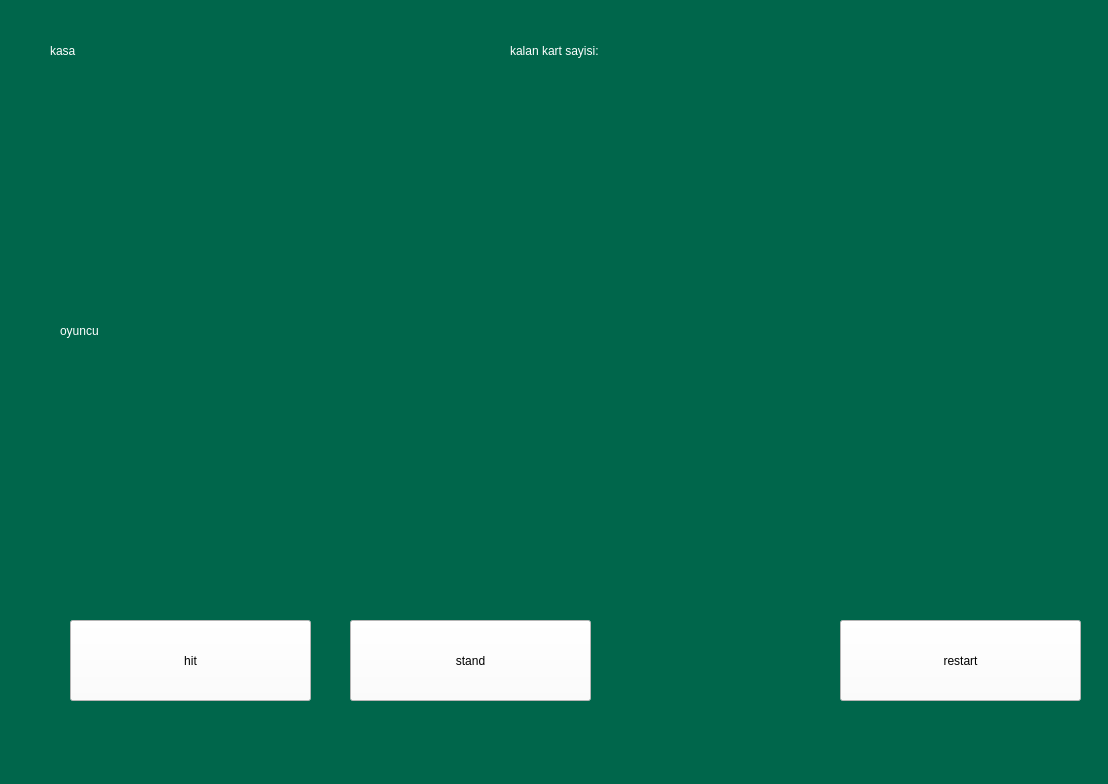
<?xml version="1.0" encoding="UTF-8"?>
<ui version="4.0">
 <class>MainWindow</class>
 <widget class="QMainWindow" name="MainWindow">
  <property name="geometry">
   <rect>
    <x>0</x>
    <y>0</y>
    <width>1108</width>
    <height>784</height>
   </rect>
  </property>
  <property name="windowTitle">
   <string>42DividedBy2</string>
  </property>
  <property name="styleSheet">
   <string notr="true">background-color: rgb(0, 102, 75);</string>
  </property>
  <widget class="QWidget" name="centralwidget">
   <widget class="QLabel" name="kasatxt">
    <property name="geometry">
     <rect>
      <x>50</x>
      <y>20</y>
      <width>181</width>
      <height>61</height>
     </rect>
    </property>
    <property name="styleSheet">
     <string notr="true">font: 20pt &quot;Lemon/Milk&quot;;
color: rgb(255, 255, 255);</string>
    </property>
    <property name="text">
     <string>kasa</string>
    </property>
   </widget>
   <widget class="QLabel" name="pcCard1">
    <property name="geometry">
     <rect>
      <x>50</x>
      <y>100</y>
      <width>127</width>
      <height>178</height>
     </rect>
    </property>
    <property name="text">
     <string/>
    </property>
    <property name="pixmap">
     <pixmap>deck-images/arka.jpg</pixmap>
    </property>
    <property name="scaledContents">
     <bool>true</bool>
    </property>
   </widget>
   <widget class="QLabel" name="pcCard2">
    <property name="geometry">
     <rect>
      <x>200</x>
      <y>100</y>
      <width>127</width>
      <height>178</height>
     </rect>
    </property>
    <property name="text">
     <string/>
    </property>
    <property name="pixmap">
     <pixmap>deck-images/arka.jpg</pixmap>
    </property>
    <property name="scaledContents">
     <bool>true</bool>
    </property>
   </widget>
   <widget class="QLabel" name="pcCard3">
    <property name="geometry">
     <rect>
      <x>350</x>
      <y>100</y>
      <width>127</width>
      <height>178</height>
     </rect>
    </property>
    <property name="text">
     <string/>
    </property>
    <property name="scaledContents">
     <bool>true</bool>
    </property>
   </widget>
   <widget class="QLabel" name="pcCard4">
    <property name="geometry">
     <rect>
      <x>500</x>
      <y>100</y>
      <width>127</width>
      <height>178</height>
     </rect>
    </property>
    <property name="text">
     <string/>
    </property>
    <property name="scaledContents">
     <bool>true</bool>
    </property>
   </widget>
   <widget class="QLabel" name="pcCard5">
    <property name="geometry">
     <rect>
      <x>650</x>
      <y>100</y>
      <width>127</width>
      <height>178</height>
     </rect>
    </property>
    <property name="text">
     <string/>
    </property>
    <property name="scaledContents">
     <bool>true</bool>
    </property>
   </widget>
   <widget class="QLabel" name="pcCard6">
    <property name="geometry">
     <rect>
      <x>800</x>
      <y>100</y>
      <width>127</width>
      <height>178</height>
     </rect>
    </property>
    <property name="text">
     <string/>
    </property>
    <property name="scaledContents">
     <bool>true</bool>
    </property>
   </widget>
   <widget class="QLabel" name="pcCard7">
    <property name="geometry">
     <rect>
      <x>950</x>
      <y>100</y>
      <width>127</width>
      <height>178</height>
     </rect>
    </property>
    <property name="text">
     <string/>
    </property>
    <property name="scaledContents">
     <bool>true</bool>
    </property>
   </widget>
   <widget class="QLabel" name="playertxt">
    <property name="geometry">
     <rect>
      <x>60</x>
      <y>300</y>
      <width>511</width>
      <height>61</height>
     </rect>
    </property>
    <property name="styleSheet">
     <string notr="true">font: 20pt &quot;Lemon/Milk&quot;;
color: rgb(255, 255, 255);</string>
    </property>
    <property name="text">
     <string>oyuncu</string>
    </property>
   </widget>
   <widget class="QLabel" name="playerCard6">
    <property name="geometry">
     <rect>
      <x>810</x>
      <y>380</y>
      <width>127</width>
      <height>178</height>
     </rect>
    </property>
    <property name="text">
     <string/>
    </property>
    <property name="scaledContents">
     <bool>true</bool>
    </property>
   </widget>
   <widget class="QLabel" name="playerCard1">
    <property name="geometry">
     <rect>
      <x>60</x>
      <y>380</y>
      <width>127</width>
      <height>178</height>
     </rect>
    </property>
    <property name="text">
     <string/>
    </property>
    <property name="pixmap">
     <pixmap>deck-images/arka.jpg</pixmap>
    </property>
    <property name="scaledContents">
     <bool>true</bool>
    </property>
   </widget>
   <widget class="QLabel" name="playerCard3">
    <property name="geometry">
     <rect>
      <x>360</x>
      <y>380</y>
      <width>127</width>
      <height>178</height>
     </rect>
    </property>
    <property name="text">
     <string/>
    </property>
    <property name="scaledContents">
     <bool>true</bool>
    </property>
   </widget>
   <widget class="QLabel" name="playerCard4">
    <property name="geometry">
     <rect>
      <x>510</x>
      <y>380</y>
      <width>127</width>
      <height>178</height>
     </rect>
    </property>
    <property name="text">
     <string/>
    </property>
    <property name="scaledContents">
     <bool>true</bool>
    </property>
   </widget>
   <widget class="QLabel" name="playerCard7">
    <property name="geometry">
     <rect>
      <x>960</x>
      <y>380</y>
      <width>127</width>
      <height>178</height>
     </rect>
    </property>
    <property name="text">
     <string/>
    </property>
    <property name="scaledContents">
     <bool>true</bool>
    </property>
   </widget>
   <widget class="QLabel" name="playerCard2">
    <property name="geometry">
     <rect>
      <x>210</x>
      <y>380</y>
      <width>127</width>
      <height>178</height>
     </rect>
    </property>
    <property name="text">
     <string/>
    </property>
    <property name="pixmap">
     <pixmap>deck-images/arka.jpg</pixmap>
    </property>
    <property name="scaledContents">
     <bool>true</bool>
    </property>
   </widget>
   <widget class="QLabel" name="playerCard5">
    <property name="geometry">
     <rect>
      <x>660</x>
      <y>380</y>
      <width>127</width>
      <height>178</height>
     </rect>
    </property>
    <property name="text">
     <string/>
    </property>
    <property name="scaledContents">
     <bool>true</bool>
    </property>
   </widget>
   <widget class="QPushButton" name="hitbtn">
    <property name="geometry">
     <rect>
      <x>70</x>
      <y>620</y>
      <width>241</width>
      <height>81</height>
     </rect>
    </property>
    <property name="styleSheet">
     <string notr="true">color: rgb(0, 0, 0);
background-color: rgb(255, 255, 255);
font: 20pt &quot;Lemon/Milk&quot;;</string>
    </property>
    <property name="text">
     <string>hit</string>
    </property>
   </widget>
   <widget class="QPushButton" name="stand">
    <property name="geometry">
     <rect>
      <x>350</x>
      <y>620</y>
      <width>241</width>
      <height>81</height>
     </rect>
    </property>
    <property name="styleSheet">
     <string notr="true">color: rgb(0, 0, 0);
background-color: rgb(255, 255, 255);
font: 20pt &quot;Lemon/Milk&quot;;</string>
    </property>
    <property name="text">
     <string>stand</string>
    </property>
   </widget>
   <widget class="QLabel" name="kalankarttxt">
    <property name="geometry">
     <rect>
      <x>510</x>
      <y>20</y>
      <width>561</width>
      <height>61</height>
     </rect>
    </property>
    <property name="styleSheet">
     <string notr="true">font: 20pt &quot;Lemon/Milk&quot;;
color: rgb(255, 255, 255);</string>
    </property>
    <property name="text">
     <string>kalan kart sayisi:</string>
    </property>
   </widget>
   <widget class="QLabel" name="sonuc">
    <property name="geometry">
     <rect>
      <x>620</x>
      <y>620</y>
      <width>211</width>
      <height>71</height>
     </rect>
    </property>
    <property name="styleSheet">
     <string notr="true">font: 20pt &quot;Lemon/Milk&quot;;
color: rgb(255, 255, 255);</string>
    </property>
    <property name="text">
     <string/>
    </property>
   </widget>
   <widget class="QPushButton" name="restartbtn">
    <property name="geometry">
     <rect>
      <x>840</x>
      <y>620</y>
      <width>241</width>
      <height>81</height>
     </rect>
    </property>
    <property name="styleSheet">
     <string notr="true">color: rgb(0, 0, 0);
background-color: rgb(255, 255, 255);
font: 20pt &quot;Lemon/Milk&quot;;</string>
    </property>
    <property name="text">
     <string>restart</string>
    </property>
   </widget>
  </widget>
  <widget class="QMenuBar" name="menubar">
   <property name="geometry">
    <rect>
     <x>0</x>
     <y>0</y>
     <width>1108</width>
     <height>26</height>
    </rect>
   </property>
  </widget>
  <widget class="QStatusBar" name="statusbar"/>
 </widget>
 <resources/>
 <connections/>
</ui>
